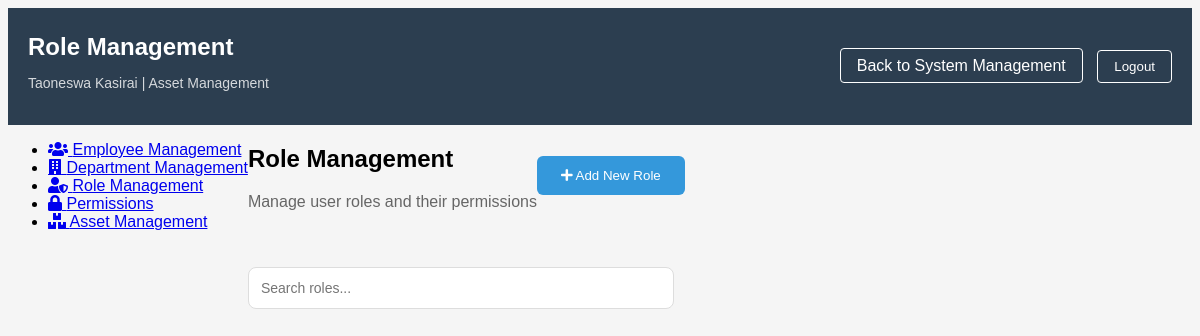
Page /role-management/ (signed in) on the earlier database version.
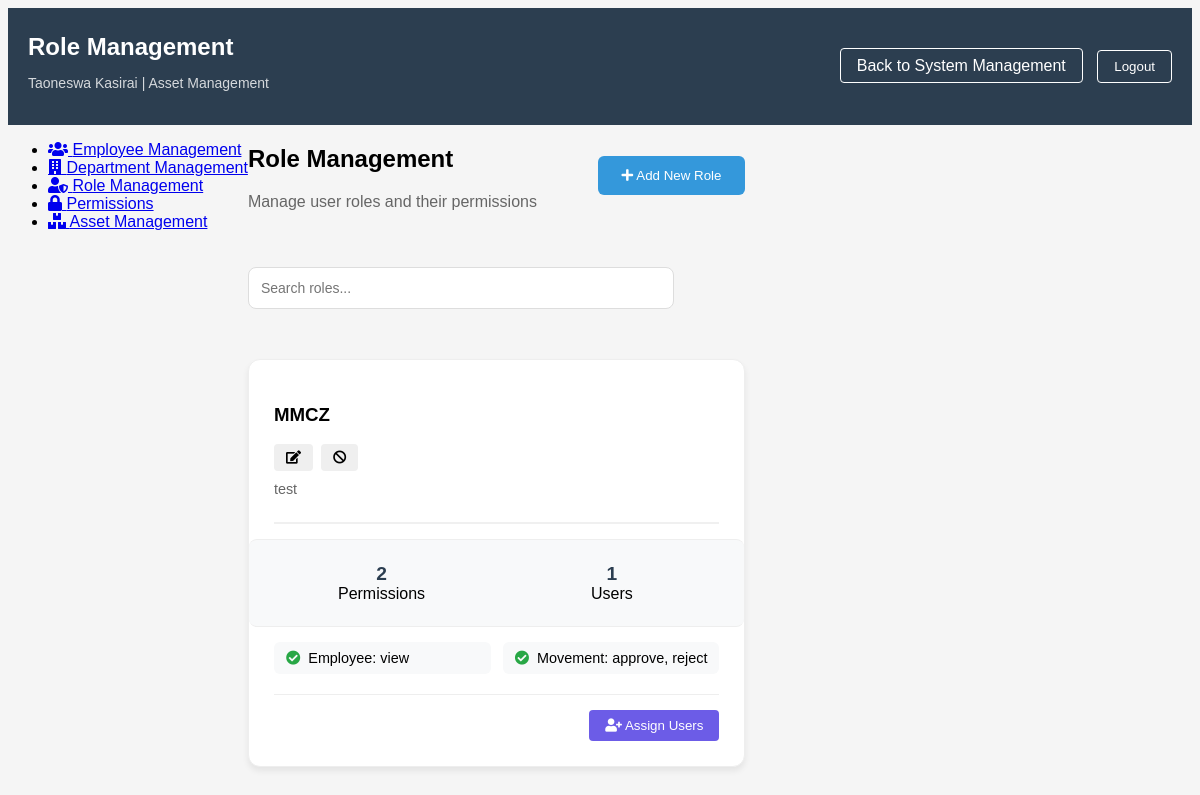
Same page on the later database version.
### myapp/models.py (models this page shows, shortened)
class Employee(models.Model):
    employee_number = models.CharField(max_length=10, unique=True)
    name = models.CharField(max_length=100)
    surname = models.CharField(max_length=100)
    department = models.ForeignKey(Department, on_delete=models.PROTECT)
    branch = models.CharField(max_length=100)
    section = models.CharField(max_length=100)
    email = models.EmailField(unique=True)
    phone_regex = RegexValidator(
        regex=r'^07\d{8}$',
        message="Phone number must start with '07' and be 10 digits long"
    )
    phone_number = models.CharField(
        validators=[phone_regex],
        max_length=10,
        unique=True
    )
    signature = models.ImageField(
        upload_to='signatures/', null=True, blank=True)
    created_at = models.DateTimeField(auto_now_add=True)
    password = models.CharField(
        max_length=128, default=make_password('defaultpassword'))
    is_first_login = models.BooleanField(default=True)
    is_active = models.BooleanField(default=True)
    roles = models.ManyToManyField(Role, blank=True)
    class Meta:
        ordering = ['surname', 'name']

class Department(models.Model):
    code = models.CharField(max_length=10, unique=True)
    name = models.CharField(max_length=100)
    description = models.TextField(blank=True)
    is_active = models.BooleanField(default=True)
    created_at = models.DateTimeField(auto_now_add=True)
    def __str__(self):
        return self.name
    class Meta:
        ordering = ['name']

class Role(models.Model):
    name = models.CharField(max_length=100, unique=True)
    description = models.TextField(blank=True)
    permissions = models.JSONField(default=dict)
    is_active = models.BooleanField(default=True)
    created_at = models.DateTimeField(auto_now_add=True)
    class Meta:
        ordering = ['name']

### myapp/views.py (the view)
# urls.py: path('role-management/', views.role_management, name='role_management'),
def role_management(request):
    roles = Role.objects.all()
    available_permissions = {
        'Employee': ['view', 'add', 'edit', 'delete'],
        'Department': ['view', 'add', 'edit', 'delete'],
        'Asset': ['view', 'add', 'edit', 'delete'],
        'Report': ['view', 'generate'],
        'Movement': ['view', 'create', 'edit', 'approve', 'reject']
    }
    context = {
        'roles': roles,
        'available_permissions': available_permissions,
        'employee': Employee.objects.get(id=request.session['employee_id']),
        'all_employees': Employee.objects.filter(is_active=True).order_by('surname', 'name')
    }
    return render(request, 'myapp/role_management.html', context)

### myapp/templates/myapp/role_management.html (shortened to what this page needs)
<!DOCTYPE html>
<html>
<head>
    {% load static %}
    <link rel="stylesheet" type="text/css" href="{% static 'myapp/css/style.css' %}">
    <link href="https://cdnjs.cloudflare.com/ajax/libs/font-awesome/5.15.4/css/all.min.css" rel="stylesheet">
</head>
<body>
    <div class="dashboard-header">
        <div class="user-info">
            <h1>Role Management</h1>
            <p class="user-details">{{ employee.name }} {{ employee.surname }} | {{ employee.department }}</p>
        </div>
        <div class="header-actions">
            <a href="{% url 'system_management' %}" class="back-button">Back to System Management</a>
            <button class="logout-button">Logout</button>
        </div>
    </div>
    <div class="system-layout">
        {% include 'myapp/system_sidebar.html' %}
        <div class="main-content">
            <div class="content-header">
                <div>
                    <h2>Role Management</h2>
                    <p class="subtitle">Manage user roles and their permissions</p>
                </div>
                <button class="btn btn-primary" onclick="openRoleModal()">
                    <i class="fas fa-plus"></i> Add New Role
                </button>
            </div>
            <input type="text" class="search-box" placeholder="Search roles..." onkeyup="searchRoles()">
            <div class="role-cards">
                {% for role in roles %}
                <div class="role-card" data-role-name="{{ role.name|lower }}">
                    <div class="role-header">
                        <div class="d-flex justify-content-between align-items-center">
                            <h3>{{ role.name }}</h3>
                            <div class="action-buttons">
                                <button class="btn-edit" onclick="editRole('{{ role.id }}')">
                                    <i class="fas fa-edit"></i>
                                </button>
                                <button class="btn {% if role.is_active %}btn-delete{% else %}btn-success{% endif %}"
                                        onclick="toggleRoleStatus('{{ role.id }}', {{ role.is_active|lower }})">
                                    <i class="fas {% if role.is_active %}fa-ban{% else %}fa-check{% endif %}"></i>
                                </button>
                            </div>
                        </div>
                        <p class="role-description">{{ role.description }}</p>
                    </div>
                    <div class="role-stats">
                        <div class="stat-item">
                            <div class="stat-value">{{ role.permissions|length }}</div>
                            <div class="stat-label">Permissions</div>
                        </div>
                        <div class="stat-item">
                            <div class="stat-value">{{ role.employee_set.count }}</div>
                            <div class="stat-label">Users</div>
                        </div>
                    </div>
                    <div class="permission-grid">
                        {% for module, actions in role.permissions.items %}
                        <div class="permission-item">
                            <i class="fas fa-check-circle"></i>
                            <span>{{ module }}: {{ actions|join:", " }}</span>
                        </div>
                        {% endfor %}
                    </div>
                    <div class="role-actions">
                        <button class="btn btn-assign" onclick="assignUsers('{{ role.id }}', '{{ role.name }}')">
                            <i class="fas fa-user-plus"></i> Assign Users
                        </button>
                    </div>
                </div>
                {% endfor %}
            </div>
        </div>
    </div>
</body>
</html>

### myapp/templates/myapp/system_sidebar.html
<div class="sidebar">
    <ul class="sidebar-menu">
        <li>
            <a href="{% url 'employee_management' %}">
                <i class="fas fa-users"></i>
                Employee Management
            </a>
        </li>
        <li>
            <a href="{% url 'department_management' %}">
                <i class="fas fa-building"></i>
                Department Management
            </a>
        </li>
        <li>
            <a href="{% url 'role_management' %}">
                <i class="fas fa-user-shield"></i>
                Role Management
            </a>
        </li>
        <li>
            <a href="#permissions">
                <i class="fas fa-lock"></i>
                Permissions
            </a>
        </li>
        <li>
            <a href="{% url 'asset_management' %}">
                <i class="fas fa-boxes"></i>
                Asset Management
            </a>
        </li>
    </ul>
</div>

### myapp/static/myapp/css/style.css (style rules this page uses)
body { background-color: #f5f5f5; font-family: Arial, sans-serif; }
.dashboard-header { background: #2c3e50; color: white; padding: 20px; display: flex; justify-content: space-between; align-items: center; }
.user-info { flex: 1; }
.user-info h1 { margin: 5px 0; font-size: 24px; }
.user-details { font-size: 14px; opacity: 0.8; }
.header-actions { padding-left: 20px; }
.logout-button { background: transparent; border: 1px solid white; color: white; padding: 8px 16px; border-radius: 4px; cursor: pointer; transition: all 0.3s; }
.back-button { background: transparent; border: 1px solid white; color: white; padding: 8px 16px; border-radius: 4px; cursor: pointer; transition: all 0.3s; text-decoration: none; margin-right: 10px; }

### myapp/templates/myapp/role_management.html (style rules this page uses)
.system-layout { display: flex; min-height: calc(100vh - 80px); }
.permission-grid { display: grid; grid-template-columns: repeat(2, 1fr); gap: 12px; margin-top: 15px; }
.permission-item { background: #f8f9fa; padding: 8px 12px; border-radius: 6px; display: flex; align-items: center; gap: 8px; font-size: 0.9em; }
.permission-item i { color: #28a745; }
.role-cards { display: grid; grid-template-columns: repeat(auto-fill, minmax(350px, 1fr)); gap: 25px; margin-top: 25px; }
.role-card { background: white; padding: 25px; border-radius: 12px; box-shadow: 0 4px 6px rgba(0,0,0,0.07); transition: all 0.3s ease; border: 1px solid #eee; }
.role-header { border-bottom: 2px solid #f0f0f0; padding-bottom: 15px; margin-bottom: 15px; }
.role-stats { display: flex; gap: 15px; margin: 15px 0; padding: 10px; background: #f8f9fa; border-radius: 8px; margin: 15px -25px; padding: 15px 25px; border-top: 1px solid #eee; border-bottom: 1px solid #eee; }
.stat-item { flex: 1; text-align: center; padding: 8px; }
.stat-value { font-size: 1.2em; font-weight: bold; color: #2c3e50; }
.action-buttons { display: flex; gap: 8px; }
.btn-edit, .btn-delete, .btn-success { padding: 6px 12px; border-radius: 4px; border: none; cursor: pointer; transition: background-color 0.3s; }
.role-description { color: #666; font-size: 0.9em; margin: 10px 0; }
.search-box { margin-bottom: 20px; padding: 10px; border: 1px solid #ddd; border-radius: 6px; width: 300px; width: 100%; max-width: 400px; padding: 12px; font-size: 14px; border: 1px solid #ddd; border-radius: 8px; margin-bottom: 25px; transition: all 0.3s; }
.content-header { display: flex; justify-content: space-between; align-items: center; margin-bottom: 30px; margin-bottom: 40px; }
.btn-primary { background: #3498db; color: white; padding: 12px 24px; border-radius: 6px; border: none; font-weight: 500; transition: all 0.3s; }
.subtitle { color: #666; margin-top: 5px; }
.role-actions { margin-top: 20px; padding-top: 15px; border-top: 1px solid #eee; text-align: right; }
.btn-assign { background: #6c5ce7; color: white; padding: 8px 16px; border: none; border-radius: 4px; cursor: pointer; }

Differences in the rows shown:
added Role: name "MMCZ", is_active True (drawn), description "test", permissions|length "2", employee_set.count "1", permissions "Employee" "Movement", permissions "view" "approve, reject"
